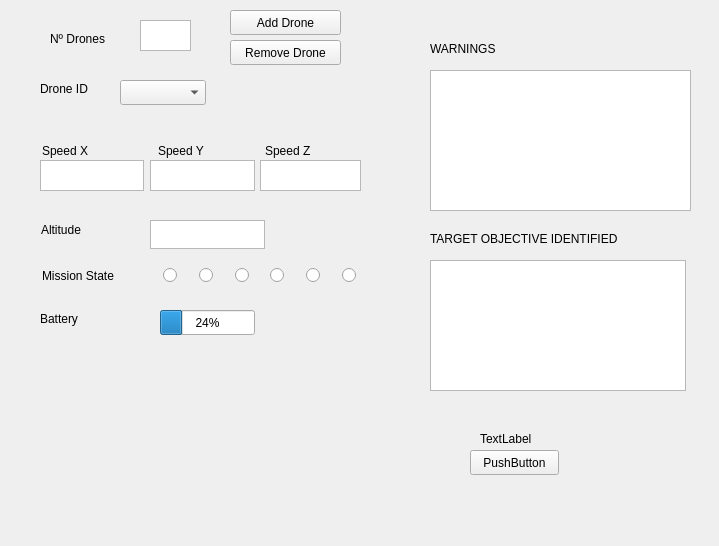
<?xml version="1.0" encoding="UTF-8"?>
<ui version="4.0">
 <class>TestPluginWidget</class>
 <widget class="QWidget" name="TestPluginWidget">
  <property name="geometry">
   <rect>
    <x>0</x>
    <y>0</y>
    <width>719</width>
    <height>546</height>
   </rect>
  </property>
  <property name="windowTitle">
   <string>Test plugin</string>
  </property>
  <widget class="QPushButton" name="pushButton">
   <property name="geometry">
    <rect>
     <x>470</x>
     <y>450</y>
     <width>89</width>
     <height>25</height>
    </rect>
   </property>
   <property name="text">
    <string>PushButton</string>
   </property>
  </widget>
  <widget class="QLabel" name="label">
   <property name="geometry">
    <rect>
     <x>480</x>
     <y>430</y>
     <width>67</width>
     <height>17</height>
    </rect>
   </property>
   <property name="text">
    <string>TextLabel</string>
   </property>
  </widget>
  <widget class="QLabel" name="label_3">
   <property name="geometry">
    <rect>
     <x>40</x>
     <y>80</y>
     <width>67</width>
     <height>17</height>
    </rect>
   </property>
   <property name="text">
    <string>Drone ID</string>
   </property>
  </widget>
  <widget class="QLabel" name="label_8">
   <property name="geometry">
    <rect>
     <x>430</x>
     <y>40</y>
     <width>81</width>
     <height>17</height>
    </rect>
   </property>
   <property name="text">
    <string>WARNINGS</string>
   </property>
  </widget>
  <widget class="QLabel" name="label_9">
   <property name="geometry">
    <rect>
     <x>430</x>
     <y>230</y>
     <width>221</width>
     <height>17</height>
    </rect>
   </property>
   <property name="text">
    <string>TARGET OBJECTIVE IDENTIFIED</string>
   </property>
  </widget>
  <widget class="QComboBox" name="drone_ID">
   <property name="geometry">
    <rect>
     <x>120</x>
     <y>80</y>
     <width>86</width>
     <height>25</height>
    </rect>
   </property>
  </widget>
  <widget class="QTextBrowser" name="warnings">
   <property name="geometry">
    <rect>
     <x>430</x>
     <y>70</y>
     <width>261</width>
     <height>141</height>
    </rect>
   </property>
  </widget>
  <widget class="QTextBrowser" name="coincidence">
   <property name="geometry">
    <rect>
     <x>430</x>
     <y>260</y>
     <width>256</width>
     <height>131</height>
    </rect>
   </property>
  </widget>
  <widget class="QPushButton" name="addDrone">
   <property name="geometry">
    <rect>
     <x>230</x>
     <y>10</y>
     <width>111</width>
     <height>25</height>
    </rect>
   </property>
   <property name="text">
    <string>Add Drone</string>
   </property>
  </widget>
  <widget class="QPushButton" name="removeDrone">
   <property name="geometry">
    <rect>
     <x>230</x>
     <y>40</y>
     <width>111</width>
     <height>25</height>
    </rect>
   </property>
   <property name="text">
    <string>Remove Drone</string>
   </property>
  </widget>
  <widget class="QTextBrowser" name="n_drones">
   <property name="geometry">
    <rect>
     <x>140</x>
     <y>20</y>
     <width>51</width>
     <height>31</height>
    </rect>
   </property>
  </widget>
  <widget class="QLabel" name="label_2">
   <property name="geometry">
    <rect>
     <x>50</x>
     <y>30</y>
     <width>81</width>
     <height>17</height>
    </rect>
   </property>
   <property name="text">
    <string>Nº Drones</string>
   </property>
  </widget>
  <widget class="QTextBrowser" name="speedZ">
   <property name="geometry">
    <rect>
     <x>260</x>
     <y>160</y>
     <width>101</width>
     <height>31</height>
    </rect>
   </property>
  </widget>
  <widget class="QLabel" name="label_4">
   <property name="geometry">
    <rect>
     <x>42</x>
     <y>142</y>
     <width>57</width>
     <height>17</height>
    </rect>
   </property>
   <property name="text">
    <string>Speed X</string>
   </property>
  </widget>
  <widget class="QTextBrowser" name="speedX">
   <property name="geometry">
    <rect>
     <x>40</x>
     <y>160</y>
     <width>104</width>
     <height>31</height>
    </rect>
   </property>
  </widget>
  <widget class="QLabel" name="label_5">
   <property name="geometry">
    <rect>
     <x>158</x>
     <y>142</y>
     <width>55</width>
     <height>17</height>
    </rect>
   </property>
   <property name="text">
    <string>Speed Y</string>
   </property>
  </widget>
  <widget class="QTextBrowser" name="speedY">
   <property name="geometry">
    <rect>
     <x>150</x>
     <y>160</y>
     <width>105</width>
     <height>31</height>
    </rect>
   </property>
  </widget>
  <widget class="QLabel" name="label_6">
   <property name="geometry">
    <rect>
     <x>265</x>
     <y>142</y>
     <width>55</width>
     <height>17</height>
    </rect>
   </property>
   <property name="text">
    <string>Speed Z</string>
   </property>
  </widget>
  <widget class="QLabel" name="label_11">
   <property name="geometry">
    <rect>
     <x>41</x>
     <y>221</y>
     <width>56</width>
     <height>17</height>
    </rect>
   </property>
   <property name="text">
    <string>Altitude</string>
   </property>
  </widget>
  <widget class="QTextBrowser" name="altitude">
   <property name="geometry">
    <rect>
     <x>150</x>
     <y>220</y>
     <width>115</width>
     <height>29</height>
    </rect>
   </property>
  </widget>
  <widget class="QLabel" name="label_7">
   <property name="geometry">
    <rect>
     <x>42</x>
     <y>267</y>
     <width>91</width>
     <height>17</height>
    </rect>
   </property>
   <property name="text">
    <string>Mission State</string>
   </property>
  </widget>
  <widget class="QLabel" name="label_10">
   <property name="geometry">
    <rect>
     <x>40</x>
     <y>310</y>
     <width>53</width>
     <height>17</height>
    </rect>
   </property>
   <property name="text">
    <string>Battery</string>
   </property>
  </widget>
  <widget class="QProgressBar" name="progressBar">
   <property name="geometry">
    <rect>
     <x>160</x>
     <y>310</y>
     <width>95</width>
     <height>25</height>
    </rect>
   </property>
   <property name="value">
    <number>24</number>
   </property>
  </widget>
  <widget class="QRadioButton" name="led">
   <property name="geometry">
    <rect>
     <x>163</x>
     <y>260</y>
     <width>31</width>
     <height>31</height>
    </rect>
   </property>
   <property name="text">
    <string/>
   </property>
  </widget>
  <widget class="QRadioButton" name="led_2">
   <property name="geometry">
    <rect>
     <x>199</x>
     <y>260</y>
     <width>31</width>
     <height>31</height>
    </rect>
   </property>
   <property name="text">
    <string/>
   </property>
  </widget>
  <widget class="QRadioButton" name="led_3">
   <property name="geometry">
    <rect>
     <x>235</x>
     <y>260</y>
     <width>31</width>
     <height>31</height>
    </rect>
   </property>
   <property name="text">
    <string/>
   </property>
  </widget>
  <widget class="QRadioButton" name="led_4">
   <property name="geometry">
    <rect>
     <x>270</x>
     <y>260</y>
     <width>31</width>
     <height>31</height>
    </rect>
   </property>
   <property name="text">
    <string/>
   </property>
  </widget>
  <widget class="QRadioButton" name="led_5">
   <property name="geometry">
    <rect>
     <x>306</x>
     <y>260</y>
     <width>31</width>
     <height>31</height>
    </rect>
   </property>
   <property name="text">
    <string/>
   </property>
  </widget>
  <widget class="QRadioButton" name="led_6">
   <property name="geometry">
    <rect>
     <x>342</x>
     <y>260</y>
     <width>31</width>
     <height>31</height>
    </rect>
   </property>
   <property name="text">
    <string/>
   </property>
  </widget>
 </widget>
 <resources/>
 <connections/>
</ui>
